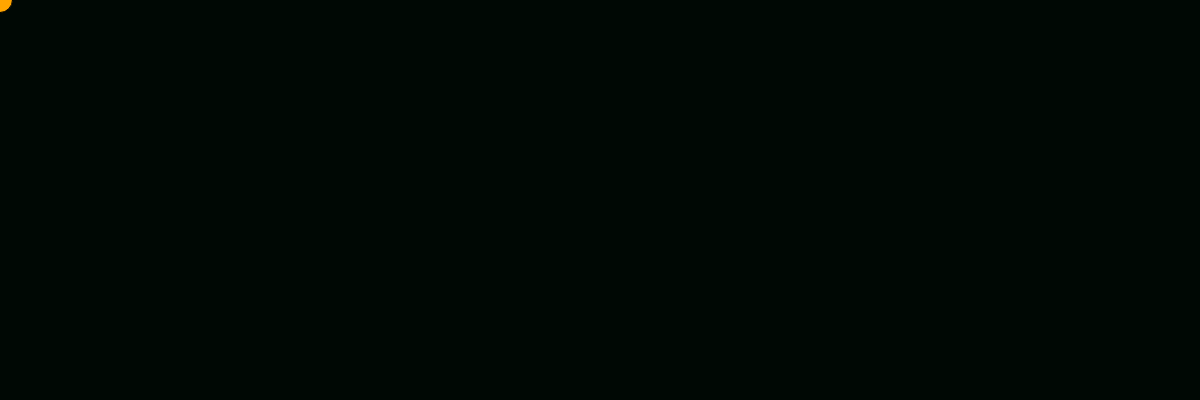
Frame 1 (no input)
Frame 60 (no input): identical to frame 1, image omitted
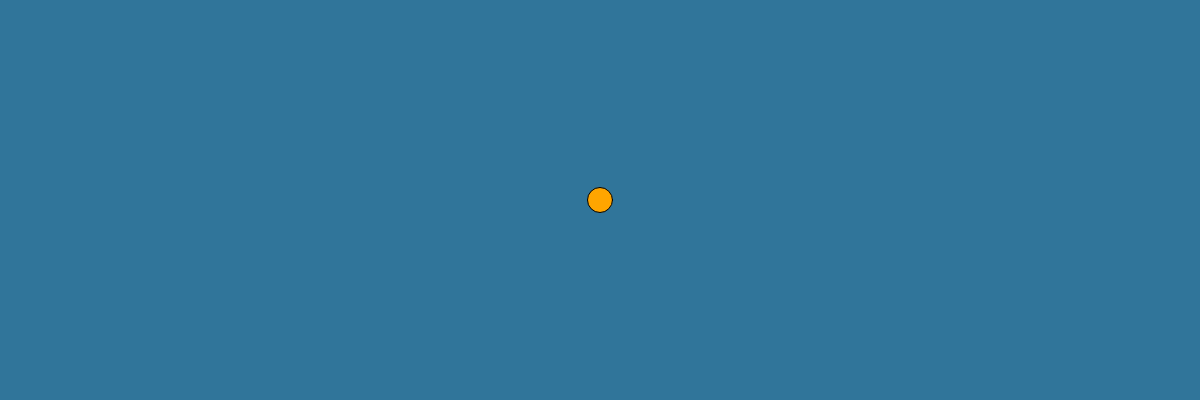
Frame 120 (the mouse pressed at the canvas centre since frame 60)

The p5.js sketch that drew these frames (run headless with seeded random() and noise() and a simulated clock; from frame 60 on, the mouse is pressed at the canvas centre):

// p5.js sketch
// ── sketch.js

var r = 0;
var g = 50;
var b=255;

// INITIALIZE ALL YOUR VARIABLES
// Ideally you would create 3 variables. red blue green or r, g, b


function setup(){

  createCanvas(1200,400);
}


function draw(){

  // change the value of Red based on the mouse movement about the X axis
  // change the value of Green based on the mouse movement about the X axis
  // change the value of Blue based on the mouse movement about the X axis

  // Use the map() function to do so.
   r = map(mouseX,25,1100,0,90)
   g = map(mouseX,10,1115,10,210)
   b = map(mouseX,5,1000,5,255)

  // Pass the values to the background() function you have learnt previously.
  background(r,g,b)

  // Create an ellipse that will move around with you mouse about the X axis.
  // Remember to fill the canvas with white paint before creating the ellipse.
  fill ("orange");
  ellipse(mouseX,mouseY,25,25)
}
